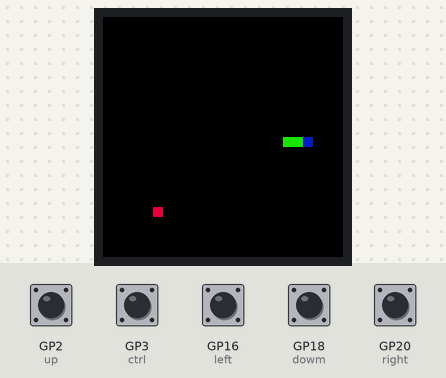
A program run on a simulated Raspberry Pi Pico running MicroPython. Shown: 240×240 colour display. Inputs (shaded band) come from the test bench; at power-on: GP2 (up), GP3 (ctrl), GP16 (left), GP18 (dowm), GP20 (right) HIGH. Random numbers come from a fixed seed; what the program prints to the serial console is not drawn.

Above: at 1.2 s.
1.3 s: GP3 (ctrl) pulled LOW for 0.15 s
At 1.47 s:
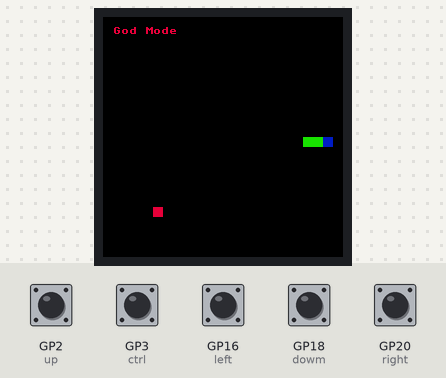
2.0 s: GP3 (ctrl) pulled LOW for 1 s
At 2.22 s:
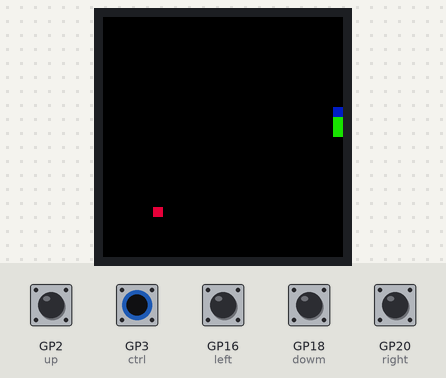
3.6 s: GP16 (left) pulled LOW for 0.15 s
At 3.71 s:
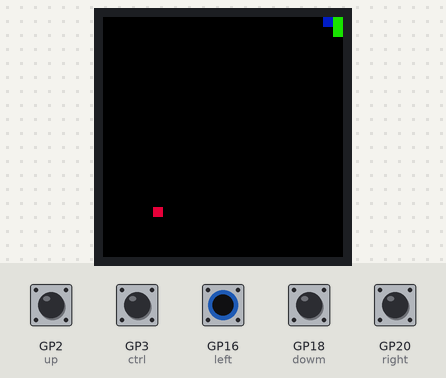
4.3 s: GP18 (dowm) pulled LOW for 0.15 s
At 4.46 s:
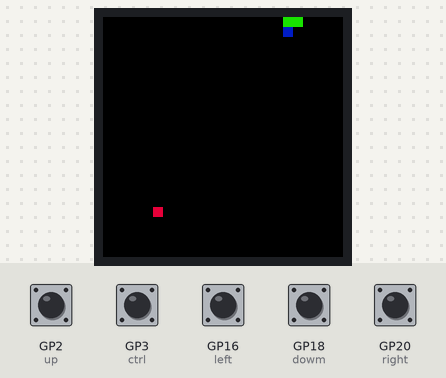
5.0 s: GP20 (right) pulled LOW for 0.15 s
At 5.21 s:
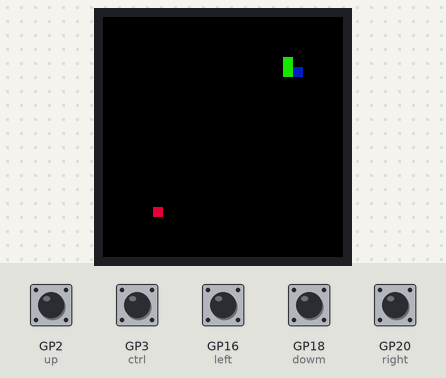
5.7 s: GP2 (up) pulled LOW for 0.15 s
At 5.8 s:
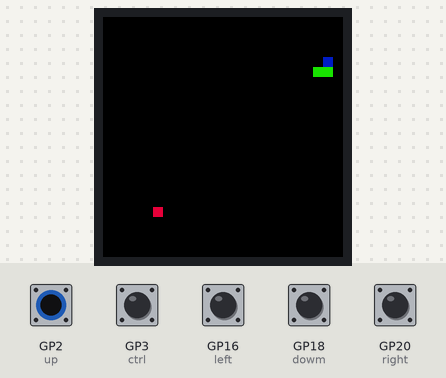
Timing chart, 0 to 7.4 s (numbered marks = the images above; inputs shaded):
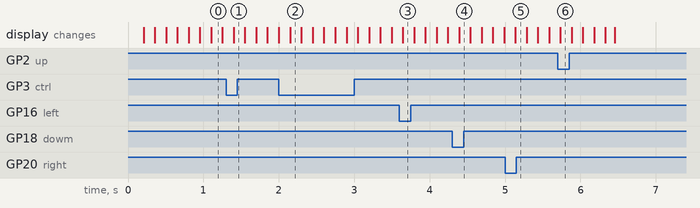

The program:

snakeUeberarbeitet.py
```python
from machine import Pin,SPI,PWM
import framebuf
import time
import os
from random import randint as rnd
from Pico_LCD1_3 import LCD_1inch3


BL = 13
DC = 8
RST = 12
MOSI = 11
SCK = 10
CS = 9

pwm = PWM(Pin(BL))
pwm.freq(1000)
pwm.duty_u16(32768)#max 65535

LCD = LCD_1inch3()
#color BRG
LCD.fill(0x0000)
LCD.show()

keyA = Pin(15,Pin.IN,Pin.PULL_UP)
keyB = Pin(17,Pin.IN,Pin.PULL_UP)
keyX = Pin(19 ,Pin.IN,Pin.PULL_UP)
keyY= Pin(21 ,Pin.IN,Pin.PULL_UP)

up = Pin(2,Pin.IN,Pin.PULL_UP)
dowm = Pin(18,Pin.IN,Pin.PULL_UP)
left = Pin(16,Pin.IN,Pin.PULL_UP)
right = Pin(20,Pin.IN,Pin.PULL_UP)
ctrl = Pin(3,Pin.IN,Pin.PULL_UP)


if __name__=='__main__':
    #width height
    sw = 240   # 0 = left, 240 = right
    sh = 240   # 0 = top, 240 = bottom

    def move(direction):
        global cur_x, cur_y, sw, sh

        if direction == "r":
            cur_x += 10
        elif direction == "l":
            cur_x -= 10
        elif direction == "u":
            cur_y -= 10
        elif direction == "d":
            cur_y += 10

        if cur_x > sw-10 or cur_y > sh-10 or cur_x < 0 or cur_y < 0:
            gameover = True
            print("gameover")
            return True

        return False

    def draw(snake, tail_end):
        LCD.fill_rect(tail_end[0], tail_end[1], 10, 10, 0x0000)

        for position in snake[1:]:
            LCD.fill_rect(position[0],position[1],10,10,LCD.green)

        LCD.fill_rect(snake[0][0],snake[0][1],10,10,LCD.blue)

        LCD.show()

    def collision(snake):
        head = snake[0]

        for pos in snake[1:]:
            if pos == head:
                return True

        return False

    while(1):
        mode = "normal"
        errors = 0

        cur_x = sw//2
        cur_y = sh//2

        snake = [
                    [cur_x, cur_y],
                    [cur_x-10, cur_y],
                    [cur_x-20, cur_y]
            ]

        direction = "r"

        speed = 0.1

        food = [rnd(1, sw//10-1)*10, rnd(1, sh//10-1)*10]

        extra_food = False

        while(1):

            LCD.fill_rect(food[0],food[1],10,10,LCD.red)

            if left.value() == 0:
                if direction != "r":
                    direction = "l"
            elif right.value() == 0:
                if direction != "l":
                    direction = "r"
            elif up.value() == 0:
                if direction != "d":
                    direction = "u"
            elif dowm.value() == 0:
                if direction != "u":
                    direction = "d"

            if move(direction):
                if mode == "godmode":
                    errors += 1
                    # print(cur_x, cur_y)
                    if cur_x > sw:
                        cur_x = sw-10
                        direction = "u"
                        cur_y -= 10
                    if cur_y > sh:
                        cur_y = sh-10
                        direction = "r"
                        cur_x += 10
                    if cur_x < 0:
                        cur_x = 0
                        direction = "d"
                        cur_y += 10
                    if cur_y < 0:
                        cur_y = 0
                        direction = "l"
                        cur_x -= 10
                    # print(direction)
                else:
                    LCD.fill(0x0000)
                    LCD.text("Game Over",10,10,LCD.red)
                    break

            if collision(snake):
                errors += 1
                if mode == "normal":
                    LCD.fill(0x0000)
                    LCD.text("Game Over",10,10,LCD.red)
                    break

            tail_end = snake[-1]

            snake.insert(0, [cur_x, cur_y])

            if [cur_x, cur_y] != food and not extra_food:
                snake.pop()
            else:
                extra_food = False
                #LCD.fill_rect(food[0],food[1],10,10,LCD.white)
                food = [rnd(1, sw//10-1)*10, rnd(1, sh//10-1)*10]
                LCD.fill_rect(food[0],food[1],10,10,LCD.red)

                print(len(snake), errors)

            draw(snake, tail_end)

            time.sleep(speed)

            #LCD.fill_rect(100,100,10,10,LCD.red)

            if keyB.value() == 0:
                #LCD.fill_rect(208,15,30,30,LCD.blue)
                speed = speed * 0.8
            else :
                pass
                #LCD.fill_rect(208,15,30,30,LCD.white)
                #LCD.rect(208,15,30,30,LCD.red)

            if keyX.value() == 0:
                speed = speed / 0.8

            if ctrl.value() == 0:
                if mode == "normal":
                    mode = "godmode"
                    LCD.fill(0x0000)
                    LCD.text("God Mode",10,10,LCD.red)
                    print("godmode")
                else:
                    mode = "normal"
                    LCD.fill(0x0000)
                    print("normal")

            if keyY.value() == 0:
                extra_food = True
                print("+1")

            #time.sleep(0.1)
            LCD.show()

        LCD.show()

        while(1):
            if keyA.value() == 0:
                LCD.fill(0x0000)
                break

    LCD.show()
    time.sleep(1)
    LCD.fill(0xFFFF)
    
```

Pico_LCD1_3.py
```python
from machine import Pin,SPI,PWM
import framebuf
import time
import os

BL = 13
DC = 8
RST = 12
MOSI = 11
SCK = 10
CS = 9


class LCD_1inch3(framebuf.FrameBuffer):
    def __init__(self):
        self.width = 240
        self.height = 240

        self.cs = Pin(CS,Pin.OUT)
        self.rst = Pin(RST,Pin.OUT)

        self.cs(1)
        self.spi = SPI(1)
        self.spi = SPI(1,1000_000)
        self.spi = SPI(1,100000_000,polarity=0, phase=0,sck=Pin(SCK),mosi=Pin(MOSI),miso=None)
        self.dc = Pin(DC,Pin.OUT)
        self.dc(1)
        self.buffer = bytearray(self.height * self.width * 2)
        super().__init__(self.buffer, self.width, self.height, framebuf.RGB565)
        self.init_display()

        self.red   =   0x07E0
        self.green =   0x001f
        self.blue  =   0xf800
        self.white =   0xffff

    def write_cmd(self, cmd):
        self.cs(1)
        self.dc(0)
        self.cs(0)
        self.spi.write(bytearray([cmd]))
        self.cs(1)

    def write_data(self, buf):
        self.cs(1)
        self.dc(1)
        self.cs(0)
        self.spi.write(bytearray([buf]))
        self.cs(1)

    def init_display(self):
        """Initialize dispaly"""
        self.rst(1)
        self.rst(0)
        self.rst(1)

        self.write_cmd(0x36)
        self.write_data(0x70)

        self.write_cmd(0x3A)
        self.write_data(0x05)

        self.write_cmd(0xB2)
        self.write_data(0x0C)
        self.write_data(0x0C)
        self.write_data(0x00)
        self.write_data(0x33)
        self.write_data(0x33)

        self.write_cmd(0xB7)
        self.write_data(0x35)

        self.write_cmd(0xBB)
        self.write_data(0x19)

        self.write_cmd(0xC0)
        self.write_data(0x2C)

        self.write_cmd(0xC2)
        self.write_data(0x01)

        self.write_cmd(0xC3)
        self.write_data(0x12)

        self.write_cmd(0xC4)
        self.write_data(0x20)

        self.write_cmd(0xC6)
        self.write_data(0x0F)

        self.write_cmd(0xD0)
        self.write_data(0xA4)
        self.write_data(0xA1)

        self.write_cmd(0xE0)
        self.write_data(0xD0)
        self.write_data(0x04)
        self.write_data(0x0D)
        self.write_data(0x11)
        self.write_data(0x13)
        self.write_data(0x2B)
        self.write_data(0x3F)
        self.write_data(0x54)
        self.write_data(0x4C)
        self.write_data(0x18)
        self.write_data(0x0D)
        self.write_data(0x0B)
        self.write_data(0x1F)
        self.write_data(0x23)

        self.write_cmd(0xE1)
        self.write_data(0xD0)
        self.write_data(0x04)
        self.write_data(0x0C)
        self.write_data(0x11)
        self.write_data(0x13)
        self.write_data(0x2C)
        self.write_data(0x3F)
        self.write_data(0x44)
        self.write_data(0x51)
        self.write_data(0x2F)
        self.write_data(0x1F)
        self.write_data(0x1F)
        self.write_data(0x20)
        self.write_data(0x23)

        self.write_cmd(0x21)

        self.write_cmd(0x11)

        self.write_cmd(0x29)

    def show(self):
        self.write_cmd(0x2A)
        self.write_data(0x00)
        self.write_data(0x00)
        self.write_data(0x00)
        self.write_data(0xef)

        self.write_cmd(0x2B)
        self.write_data(0x00)
        self.write_data(0x00)
        self.write_data(0x00)
        self.write_data(0xEF)

        self.write_cmd(0x2C)

        self.cs(1)
        self.dc(1)
        self.cs(0)
        self.spi.write(self.buffer)
        self.cs(1)


if __name__=='__main__':
    pwm = PWM(Pin(BL))
    pwm.freq(1000)
    pwm.duty_u16(32768)#max 65535

    LCD = LCD_1inch3()
    #color BRG
    LCD.fill(LCD.white)
    LCD.show()


    keyA = Pin(15,Pin.IN,Pin.PULL_UP)
    keyB = Pin(17,Pin.IN,Pin.PULL_UP)
    keyX = Pin(19 ,Pin.IN,Pin.PULL_UP)
    keyY= Pin(21 ,Pin.IN,Pin.PULL_UP)

    up = Pin(2,Pin.IN,Pin.PULL_UP)
    dowm = Pin(18,Pin.IN,Pin.PULL_UP)
    left = Pin(16,Pin.IN,Pin.PULL_UP)
    right = Pin(20,Pin.IN,Pin.PULL_UP)
    ctrl = Pin(3,Pin.IN,Pin.PULL_UP)

    while(1):
        if keyA.value() == 0:
            LCD.fill_rect(208,15,30,30,LCD.red)
            print("A")
        else :
            LCD.fill_rect(208,15,30,30,LCD.white)
            LCD.rect(208,15,30,30,LCD.red)


        if(keyB.value() == 0):
            LCD.fill_rect(208,75,30,30,LCD.red)
            print("B")
        else :
            LCD.fill_rect(208,75,30,30,LCD.white)
            LCD.rect(208,75,30,30,LCD.red)


        if(keyX.value() == 0):
            LCD.fill_rect(208,135,30,30,LCD.red)
            print("C")
        else :
            LCD.fill_rect(208,135,30,30,LCD.white)
            LCD.rect(208,135,30,30,LCD.red)

        if(keyY.value() == 0):
            LCD.fill_rect(208,195,30,30,LCD.red)
            print("D")
        else :
            LCD.fill_rect(208,195,30,30,LCD.white)
            LCD.rect(208,195,30,30,LCD.red)

        if(up.value() == 0):
            LCD.fill_rect(60,60,30,30,LCD.red)
            print("UP")
        else :
            LCD.fill_rect(60,60,30,30,LCD.white)
            LCD.rect(60,60,30,30,LCD.red)

        if(dowm.value() == 0):
            LCD.fill_rect(60,150,30,30,LCD.red)
            print("DOWM")
        else :
            LCD.fill_rect(60,150,30,30,LCD.white)
            LCD.rect(60,150,30,30,LCD.red)

        if(left.value() == 0):
            LCD.fill_rect(15,105,30,30,LCD.red)
            print("LEFT")
        else :
            LCD.fill_rect(15,105,30,30,LCD.white)
            LCD.rect(15,105,30,30,LCD.red)

        if(right.value() == 0):
            LCD.fill_rect(105,105,30,30,LCD.red)
            print("RIGHT")
        else :
            LCD.fill_rect(105,105,30,30,LCD.white)
            LCD.rect(105,105,30,30,LCD.red)

        if(ctrl.value() == 0):
            LCD.fill_rect(60,105,30,30,LCD.red)
            print("CTRL")
        else :
            LCD.fill_rect(60,105,30,30,LCD.white)
            LCD.rect(60,105,30,30,LCD.red)

        LCD.show()
    time.sleep(1)
    LCD.fill(0xFFFF)
```
